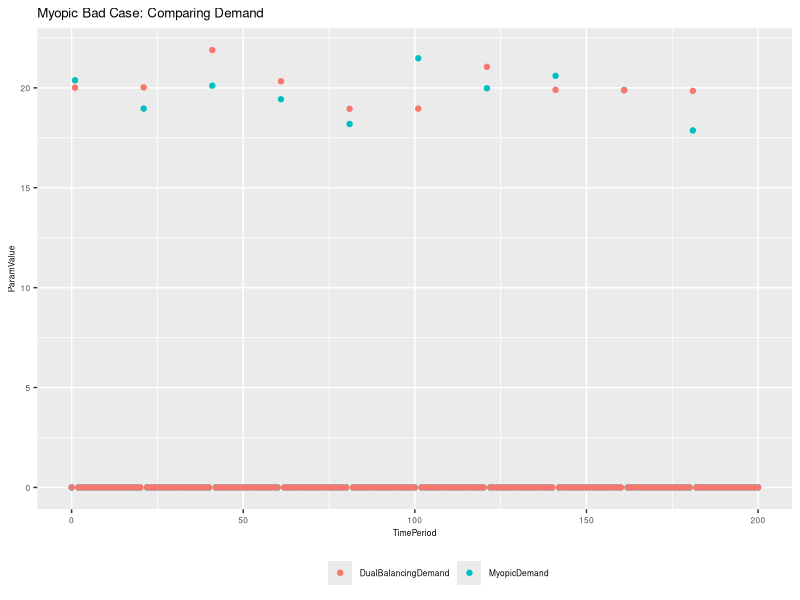
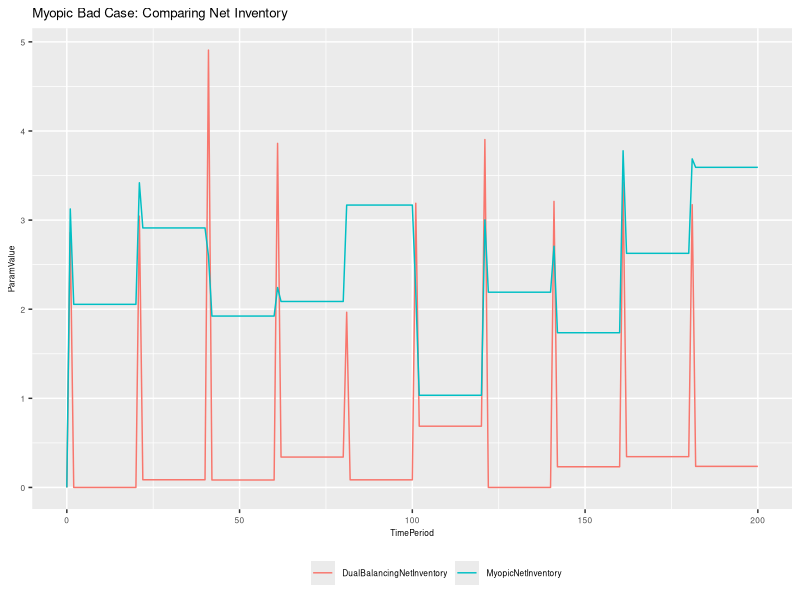
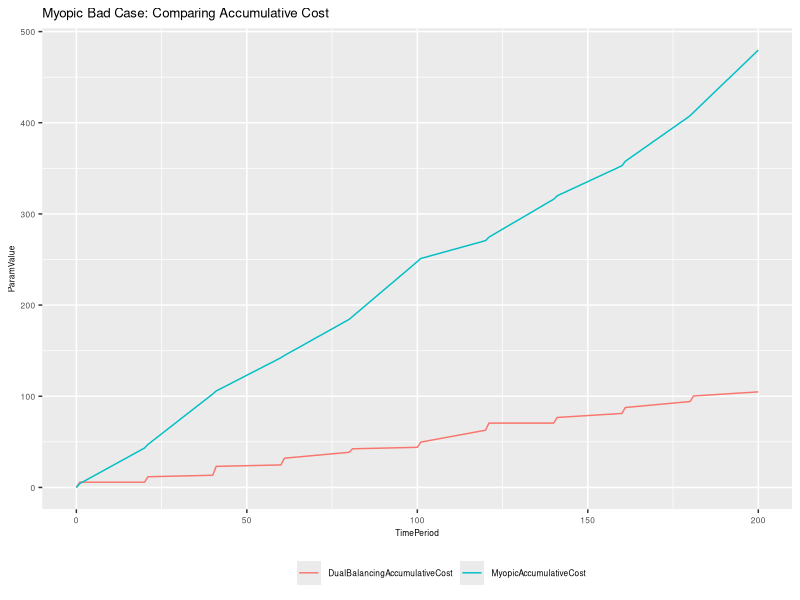
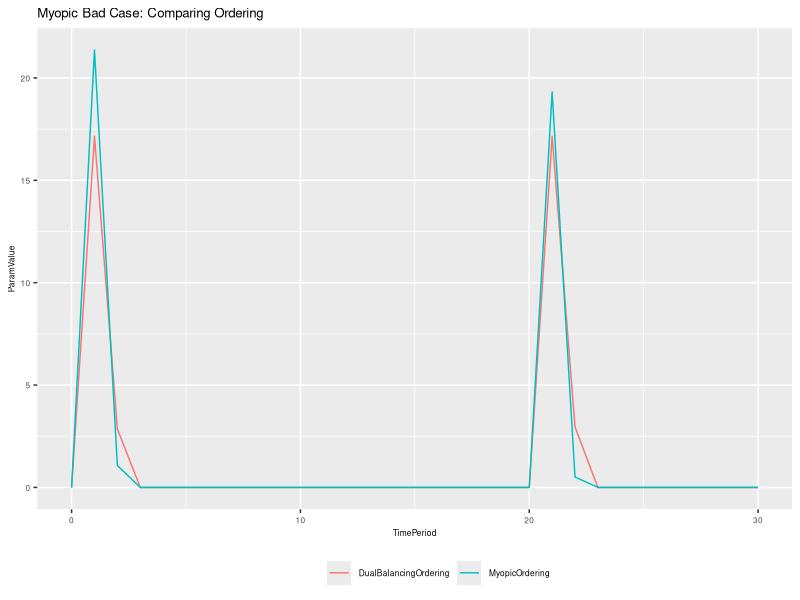
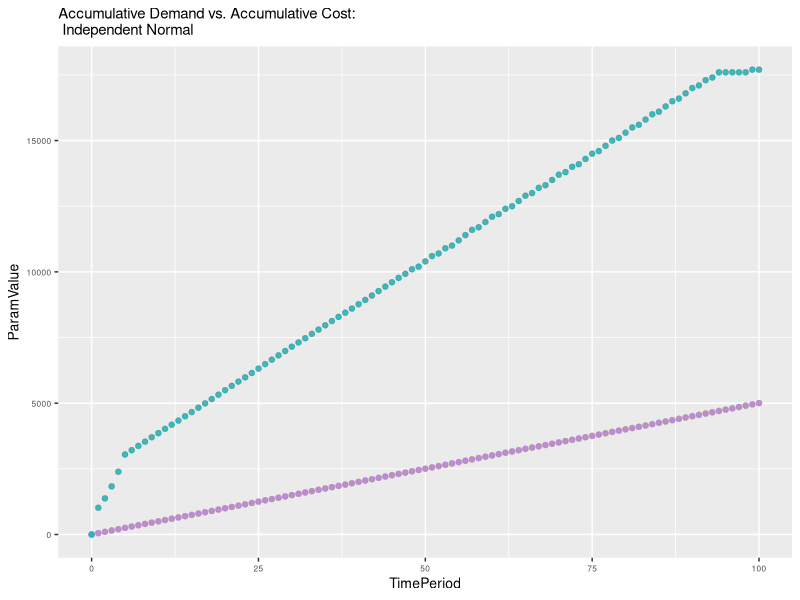
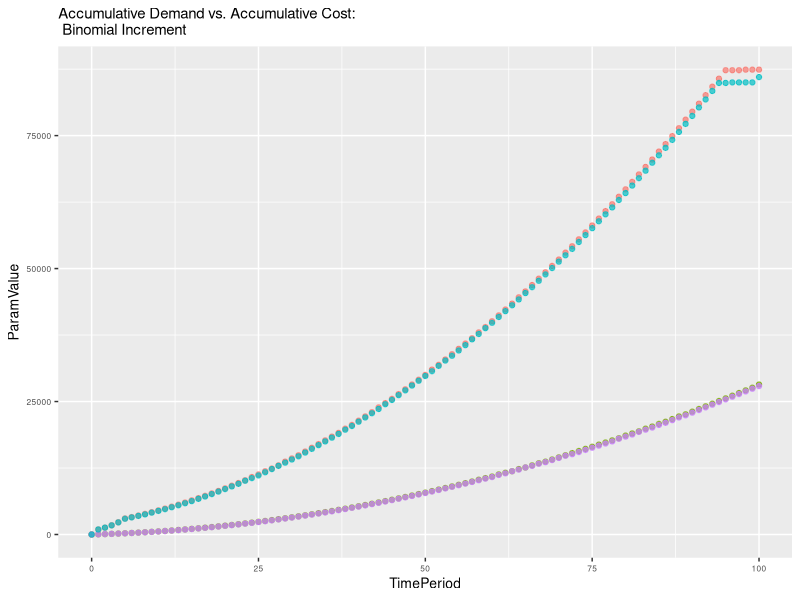
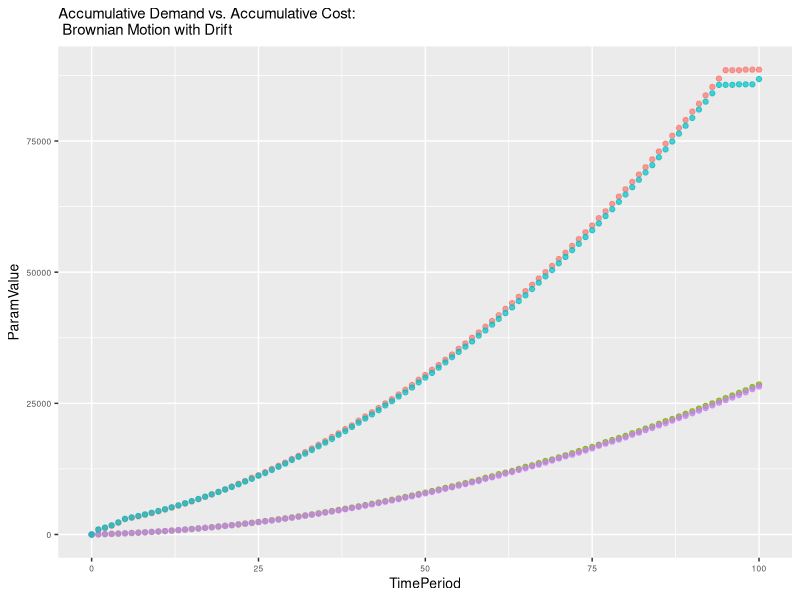
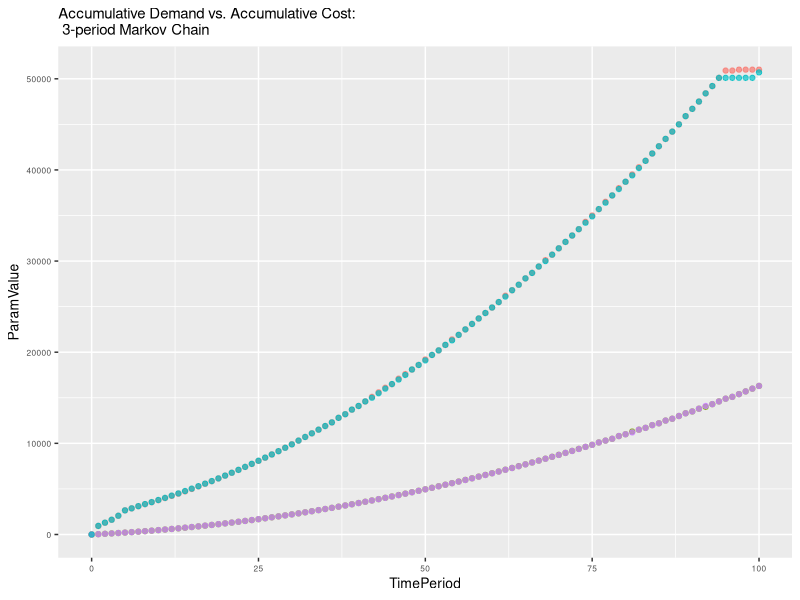

The R script that drew these images, in order: (Note: this script raises an error after producing the figures.)
#TODO: Written in hurry. Clean up this mess and reuse functions

library(ggplot2)

db_illustration <- read.csv("output/db_illustration.csv")
db_ill_NetInventory <- data.frame(TimePeriod = 0:20, ParameterValue=db_illustration$NetInventory, Group = rep("NetInventory", 21))
db_ill_Cost <- data.frame(TimePeriod = 0:20, ParameterValue=db_illustration$Cost, Group = rep("Cost", 21))
db_ill_Demand <- data.frame(TimePeriod = 0:20, ParameterValue=db_illustration$Demand, Group = rep("Demand", 21))
db_ill_Ordering <- data.frame(TimePeriod = 0:20, ParameterValue=db_illustration$Ordering, Group = rep("Ordering", 21))
db_ill_dat <- rbind(db_ill_NetInventory,db_ill_Cost,db_ill_Demand,db_ill_Ordering)
DualBalancingParameters <- ggplot(db_ill_dat, aes(x=TimePeriod, y=ParameterValue, group=Group, colour=Group)) + geom_line(size=1.5) + ggtitle("Dual Balancing Parameters") + theme(axis.text=element_text(size=6),axis.title=element_text(size=6), title=element_text(size=8),legend.position='bottom',legend.title = element_text(color="#ffffff",size=10),legend.text = element_text(size=6))

db_output01 <- read.csv("output/db_output01.csv")
db_output02 <- read.csv("output/db_output02.csv")
db_output03 <- read.csv("output/db_output03.csv")
db_output04 <- read.csv("output/db_output04.csv")

my_output01 <- read.csv("output/my_output01.csv")
my_output02 <- read.csv("output/my_output02.csv")
my_output03 <- read.csv("output/my_output03.csv")
my_output04 <- read.csv("output/my_output04.csv")

myopic_bad_case <- read.csv("output/myopic_bad_case.csv")

tc_to <- read.csv("output/tc_to.csv")
tc_to_y <- (tc_to$TotalCostN/tc_to$TotalOrderingN)
tc_to_y_2 <- (tc_to$TotalCostIN/tc_to$TotalOrderingIN)
tc_to_x <- (0:19)*20
line_1 <- data.frame(TimePeriod = tc_to_x, TotalCostToOrderRatio = tc_to_y, Group = rep("Independent Normal", length(tc_to_x)))
line_2 <- data.frame(TimePeriod = tc_to_x, TotalCostToOrderRatio = tc_to_y_2, Group = rep("Normal Increment", length(tc_to_x)))
tc_to_dat <- rbind(line_1,line_2)
TotalCostToOrderRatio <- ggplot(tc_to_dat, aes(x=TimePeriod, y=TotalCostToOrderRatio, group=Group, colour=Group)) + geom_line(size=1.5)+ylim(2.75,4) + ggtitle("Cost Demand Ratio") + theme(axis.text=element_text(size=6),axis.title=element_text(size=6), title=element_text(size=8),legend.position='bottom',legend.title = element_text(color="#ffffff",size=10),legend.text = element_text(size=6))

net_inv_1 <- read.csv("output/net_inv_1.csv")
net_inv_2 <- read.csv("output/net_inv_2.csv")

ni_1_line_1 <- data.frame(TimePeriod = 0:30, NetInventory = net_inv_1$NetInventory0, Group = rep("x=0", 31))
ni_1_line_2 <- data.frame(TimePeriod = 0:30, NetInventory = net_inv_1$NetInventory20, Group = rep("x=20", 31))
ni_1_line_3 <- data.frame(TimePeriod = 0:30, NetInventory = net_inv_1$NetInventory40, Group = rep("x=40", 31))
ni_1_line_4 <- data.frame(TimePeriod = 0:30, NetInventory = net_inv_1$NetInventory60, Group = rep("x=60", 31))
net_inv_1_dat <- rbind(ni_1_line_1,ni_1_line_2,ni_1_line_3,ni_1_line_4)
NetInventory <- ggplot(net_inv_1_dat, aes(x=TimePeriod, y=NetInventory, group=Group, colour=Group)) + geom_line(size=1) + ggtitle("Net Inventory") + theme(axis.text=element_text(size=6),axis.title=element_text(size=6), title=element_text(size=8),legend.position='bottom',legend.title = element_text(color="#ffffff",size=10),legend.text = element_text(size=6))

ni_2_line_1 <- data.frame(TimePeriod = 0:30, LeadTime = net_inv_2$LeadTime2, Group = rep("L=2", 31))
ni_2_line_2 <- data.frame(TimePeriod = 0:30, LeadTime = net_inv_2$LeadTime4, Group = rep("L=4", 31))
ni_2_line_3 <- data.frame(TimePeriod = 0:30, LeadTime = net_inv_2$LeadTime6, Group = rep("L=6", 31))
ni_2_line_4 <- data.frame(TimePeriod = 0:30, LeadTime = net_inv_2$LeadTime8, Group = rep("L=8", 31))
net_inv_2_dat <- rbind(ni_2_line_1,ni_2_line_2,ni_2_line_3,ni_2_line_4)
LeadTime <- ggplot(net_inv_2_dat, aes(x=TimePeriod, y=LeadTime, group=Group, colour=Group)) + geom_line(size=1) + ggtitle("Lead Time") + theme(axis.text=element_text(size=6),axis.title=element_text(size=6), title=element_text(size=8),legend.position='bottom',legend.title = element_text(color="#ffffff",size=10),legend.text = element_text(size=6))

#dp_output01 <- read.csv("output/dp_output01.csv")
#dp_output02 <- read.csv("output/dp_output02.csv")
#dp_output03 <- read.csv("output/dp_output03.csv")
#dp_output04 <- read.csv("output/dp_output04.csv")

multiplot <- function(..., plotlist=NULL, file, cols=1, layout=NULL) {
  require(grid)
  # Make a list from the ... arguments and plotlist
  plots <- c(list(...), plotlist)
  numPlots = length(plots)
  # If layout is NULL, then use 'cols' to determine layout
  if (is.null(layout)) {
    # Make the panel
    # ncol: Number of columns of plots
    # nrow: Number of rows needed, calculated from # of cols
    layout <- matrix(seq(1, cols * ceiling(numPlots/cols)),
                    ncol = cols, nrow = ceiling(numPlots/cols))
  }
 if (numPlots==1) {
    print(plots[[1]])
  } else {
    # Set up the page
    grid.newpage()
    pushViewport(viewport(layout = grid.layout(nrow(layout), ncol(layout))))
    # Make each plot, in the correct location
    for (i in 1:numPlots) {
      # Get the i,j matrix positions of the regions that contain this subplot
      matchidx <- as.data.frame(which(layout == i, arr.ind = TRUE))
      print(plots[[i]], vp = viewport(layout.pos.row = matchidx$row, layout.pos.col = matchidx$col))
    }
  }
}

g_legend<-function(a.gplot){
  tmp <- ggplot_gtable(ggplot_build(a.gplot))
  leg <- which(sapply(tmp$grobs, function(x) x$name) == "guide-box")
  legend <- tmp$grobs[[leg]]
  return(legend)}

plot_2_graph <- function(y,y_title,y2,y2_title,y_axs_title,nrows,title) {
  line_1 <- data.frame(TimePeriod = 0:nrows, ParamValue = y, Group = rep(y_title, nrows+1))
  line_2 <- data.frame(TimePeriod = 0:nrows, ParamValue = y2, Group = rep(y2_title, nrows+1))
  dat <- rbind(line_1,line_2)
  ggplot(dat, aes(x=TimePeriod, y=ParamValue, group=Group, colour=Group)) + ggtitle(title) + theme(axis.text=element_text(size=6),axis.title=element_text(size=6), title=element_text(size=8),legend.position='bottom',legend.title = element_text(color="#ffffff",size=10),legend.text = element_text(size=6))
}

plot_graph <- function(y,y_title,y2,y2_title,y3,y3_title,y4,y4_title,y_axs_title,nrows,title) {
  line_1 <- data.frame(TimePeriod = 0:nrows, ParamValue = y, Group = rep(y_title, nrows+1))
  line_2 <- data.frame(TimePeriod = 0:nrows, ParamValue = y2, Group = rep(y2_title, nrows+1))
  line_3 <- data.frame(TimePeriod = 0:nrows, ParamValue = y3, Group = rep(y3_title, nrows+1))
  line_4 <- data.frame(TimePeriod = 0:nrows, ParamValue = y4, Group = rep(y4_title, nrows+1))
  dat <- rbind(line_1,line_2,line_3,line_4)
  ggplot(dat, aes(x=TimePeriod, y=ParamValue, group=Group, colour=Group)) + geom_point(size=1.5,alpha=.7) + ggtitle(title) + theme(legend.position = "none", axis.text=element_text(size=6),axis.title=element_text(size=10), title=element_text(size=9))
}

#Independent Normal
AccumulativeDemandAndCost_Normal <- plot_graph(db_output01$AccumulativeDemand, "DualBalancingAccumulativeDemand", db_output01$AccumulativeCost,"DualBalancingAccumulativeCost",my_output01$AccumulativeDemand,"MyopicAccumulativeDemand",my_output01$AccumulativeCost,"MyopicAccumulativeCost","AccumulativeDemandAndCost",100,"Accumulative Demand vs. Accumulative Cost:\n Independent Normal")
#Binomial Increment
AccumulativeDemandAndCost_Binomial <- plot_graph(db_output02$AccumulativeDemand, "DualBalancingAccumulativeDemand", db_output02$AccumulativeCost,"DualBalancingAccumulativeCost",my_output02$AccumulativeDemand,"MyopicAccumulativeDemand",my_output02$AccumulativeCost,"MyopicAccumulativeCost","AccumulativeDemandAndCost",100,"Accumulative Demand vs. Accumulative Cost:\n Binomial Increment")
#Brownian Motion with Drift
AccumulativeDemandAndCost_Brownian <- plot_graph(db_output03$AccumulativeDemand, "DualBalancingAccumulativeDemand", db_output03$AccumulativeCost,"DualBalancingAccumulativeCost",my_output03$AccumulativeDemand,"MyopicAccumulativeDemand",my_output03$AccumulativeCost,"MyopicAccumulativeCost","AccumulativeDemandAndCost",100,"Accumulative Demand vs. Accumulative Cost:\n Brownian Motion with Drift")
#3-period Markov Chain
AccumulativeDemandAndCost_Markov <- plot_graph(db_output04$AccumulativeDemand, "DualBalancingAccumulativeDemand", db_output04$AccumulativeCost,"DualBalancingAccumulativeCost",my_output04$AccumulativeDemand,"MyopicAccumulativeDemand",my_output04$AccumulativeCost,"MyopicAccumulativeCost","AccumulativeDemandAndCost",100,"Accumulative Demand vs. Accumulative Cost:\n 3-period Markov Chain")

#Independent Normal
DemandAndNetInventory_Normal <- plot_graph(db_output01$Demand, "DualBalancingDemand", db_output01$NetInventory,"DualBalancingNetInventory",my_output01$Demand,"MyopicDemand",my_output01$NetInventory,"MyopicNetInventory","DemandAndNetInventory",100,"Demand vs. Net Inventory:\n Independent Normal")
#Binomial Increment
DemandAndNetInventory_Binomial <- plot_graph(db_output02$Demand, "DualBalancingDemand", db_output02$NetInventory,"DualBalancingNetInventory",my_output02$Demand,"MyopicDemand",my_output02$NetInventory,"MyopicNetInventory","DemandAndNetInventory",100,"Demand vs. Net Inventory:\n Binomial Increment")
#Brownian Motion with Drift
DemandAndNetInventory_Brownian <- plot_graph(db_output03$Demand, "DualBalancingDemand", db_output03$NetInventory,"DualBalancingNetInventory",my_output03$Demand,"MyopicDemand",my_output03$NetInventory,"MyopicNetInventory","DemandAndNetInventory",100,"Demand vs. Net Inventory:\n Brownian Motion with Drift")
#3-period Markov Chain
DemandAndNetInventory_Markov <- plot_graph(db_output04$Demand, "DualBalancingDemand", db_output04$NetInventory,"DualBalancingNetInventory",my_output04$Demand,"MyopicDemand",my_output04$NetInventory,"MyopicNetInventory","DemandAndNetInventory",100,"Demand vs. Net Inventory:\n 3-period Markov Chain")

#Myopic Bad: Demand
MyopicBadDemand <- plot_2_graph(myopic_bad_case$DemandMY, "MyopicDemand", myopic_bad_case$DemandDB,"DualBalancingDemand","blah",200,"Myopic Bad Case: Comparing Demand") + geom_point()
#Myopic Bad: Net Inventory
MyopicBadNetInventory <- plot_2_graph(myopic_bad_case$NetInventoryMY, "MyopicNetInventory", myopic_bad_case$NetInventoryDB,"DualBalancingNetInventory","blah",200,"Myopic Bad Case: Comparing Net Inventory") + geom_line()
#Myopic Bad: Cumulative Cost
MyopicBadAccumulativeCost <- plot_2_graph(myopic_bad_case$AccumulativeCostMY, "MyopicAccumulativeCost", myopic_bad_case$AccumulativeCostDB,"DualBalancingAccumulativeCost","blah",200,"Myopic Bad Case: Comparing Accumulative Cost") + geom_line()
#Myopic Bad: Ordering
MyopicBadOrdering <- plot_2_graph(myopic_bad_case$OrderingMY, "MyopicOrdering", myopic_bad_case$OrderingDB,"DualBalancingOrdering","blah",200,"Myopic Bad Case: Comparing Ordering")+xlim(0,30) + geom_line()

ggsave(MyopicBadDemand,file="figures/MyopicBadDemand.png", scale=.5)
ggsave(MyopicBadNetInventory,file="figures/MyopicBadNetInventory.png", scale=.5)
ggsave(MyopicBadAccumulativeCost,file="figures/MyopicBadAccumulativeCost.png", scale=.5)
ggsave(MyopicBadOrdering,file="figures/MyopicBadOrdering.png", scale=.5)
ggsave(AccumulativeDemandAndCost_Normal,file="figures/AccumulativeDemandAndCost_Normal.png", scale=.5)
ggsave(AccumulativeDemandAndCost_Binomial,file="figures/AccumulativeDemandAndCost_Binomial.png", scale=.5)
ggsave(AccumulativeDemandAndCost_Brownian,file="figures/AccumulativeDemandAndCost_Brownian.png", scale=.5)
ggsave(AccumulativeDemandAndCost_Markov,file="figures/AccumulativeDemandAndCost_Markov.png", scale=.5)
ggsave(DemandAndNetInventory_Normal,file="figures/DemandAndNetInventory_Normal.png", scale=.5)
ggsave(DemandAndNetInventory_Binomial,file="figures/DemandAndNetInventory_Binomial.png", scale=.5)
ggsave(DemandAndNetInventory_Brownian,file="figures/DemandAndNetInventory_Brownian.png", scale=.5)
ggsave(DemandAndNetInventory_Markov,file="figures/DemandAndNetInventory_Markov.png", scale=.5)
ggsave(DualBalancingParameters,file="figures/DualBalancingParameters.png", scale=.5)
ggsave(TotalCostToOrderRatio,file="figures/TotalCostToOrderRatio.png", scale=.5)

ggsave(NetInventory,file="figures/NetInventory.png", scale=.5)
ggsave(LeadTime,file="figures/LeadTime.png", scale=.5)

multiplot(p1,p2,p3,p4,cols=2)
#multiplot(q1,q2,q3,q4,cols=2)
